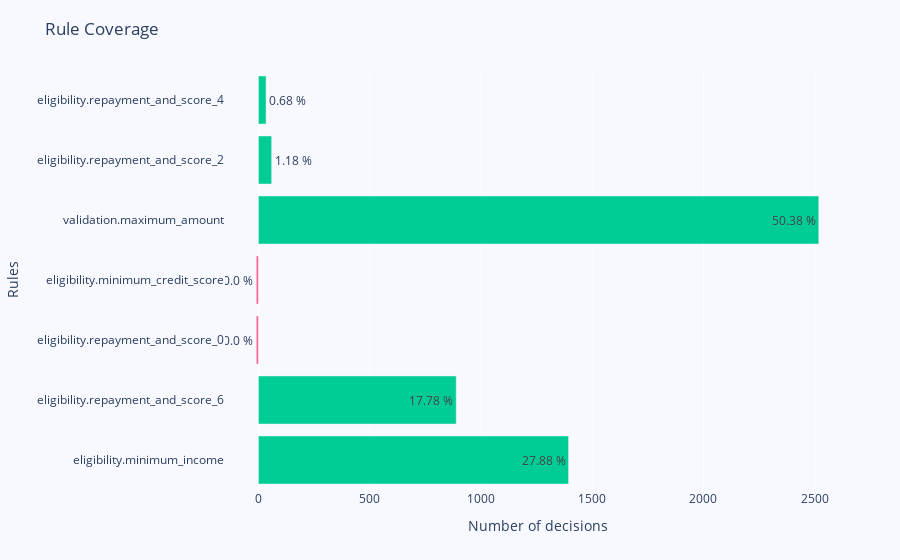

Write notebook code for a chart like this one.
### Markdown cell above
### 5.2 Compute coverage rate for rule execution
This view show all executed rules with its execution percentage. 100% means that the rule has been executed in all decisions. The rule coverage empowers business users to check if the statistics of rule execution match their expectations and hypothesis when applied to the applications, and data in general.

### Code cell
fig = go.Figure(go.Bar(
            x=[-10 if count==0 else count for count in rules_coverage['Count']],
            y=rules_coverage["Rule"],
            text=[f'------> {item} %' if item==0.00 else f'{item} %' for item in rules_coverage['Percentage']],
            #text=['{:.2f} %'.format(item) for item in rules_coverage['Percentage']], 
            marker_color=[px.colors.qualitative.Plotly[6] if item<=0 else px.colors.qualitative.Plotly[2] for item in rules_coverage['Percentage']],
            #textposition="inside",
            hovertemplate="<b>%{y}</b><br><b>Count:</b> %{x}<br><b>Percentage:</b> %{text}<extra></extra>",
            orientation='h'))

fig.update_xaxes(title_text='Number of decisions')
fig.update_yaxes(title_text='Rules')

fig.update_layout(
    title='Rule Coverage',
    legend=dict(x=0.029, y=1.038, font_size=10),
    margin=dict(l=100, r=50, t=70, b=70),
    height=700,
    paper_bgcolor='rgb(248, 248, 255)',
    plot_bgcolor='rgb(248, 248, 255)',
)
fig.show()

### Figure 1 — Plotly figure (JSON) as saved in the notebook; plotly's stock layout.template omitted (floating-point values rounded to 4 significant figures)
{"data": [{"hovertemplate": "<b>%{y}</b><br><b>Count:</b> %{x}<br><b>Percentage:</b> %{text}<extra></extra>", "marker": {"color": ["#00CC96", "#00CC96", "#FF6692", "#FF6692", "#00CC96", "#00CC96", "#00CC96"]}, "orientation": "h", "text": ["27.88 %", "17.78 %", "------> 0.0 %", "------> 0.0 %", "50.38 %", "1.18 %", "0.68 %"], "type": "bar", "x": [1394, 889, -10, -10, 2519, 59, 34], "y": ["eligibility.minimum_income", "eligibility.repayment_and_score_6", "eligibility.repayment_and_score_0", "eligibility.minimum_credit_score", "validation.maximum_amount", "eligibility.repayment_and_score_2", "eligibility.repayment_and_score_4"]}], "layout": {"autosize": true, "legend": {"font": {"size": 10}, "x": 0.029, "y": 1.038}, "margin": {"b": 70, "l": 100, "r": 50, "t": 70}, "paper_bgcolor": "rgb(248, 248, 255)", "plot_bgcolor": "rgb(248, 248, 255)", "title": {"text": "Rule Coverage"}, "xaxis": {"autorange": true, "range": [-150.5, 2660.0], "title": {"text": "Number of decisions"}, "type": "linear"}, "yaxis": {"autorange": true, "range": [-0.5, 6.5], "title": {"text": "Rules"}, "type": "category"}}}
